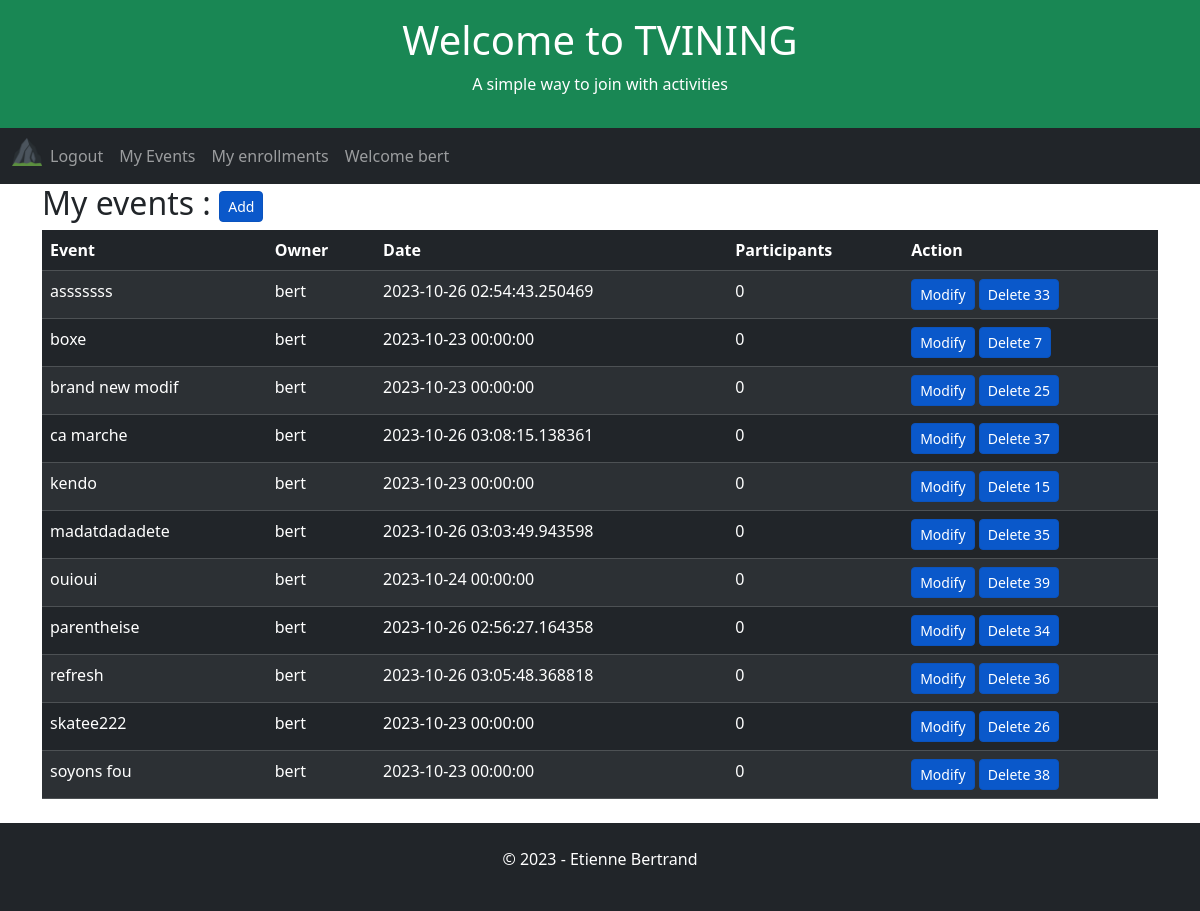
/user-events (signed in), run on an earlier commit of the app's database.
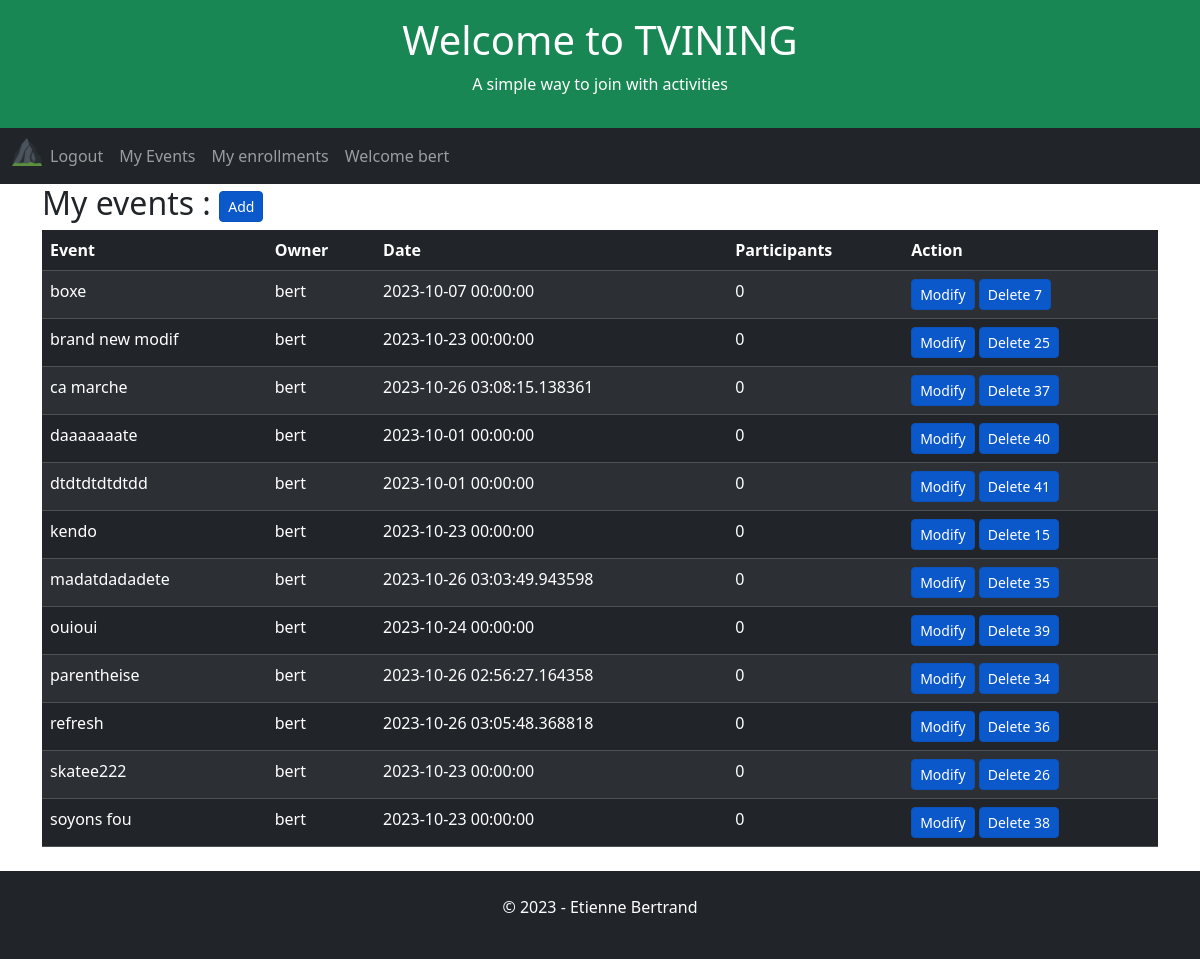
And on a later commit of the database.
### app/models.py (models this page shows, shortened)
class User(UserMixin, db.Model):
    id = db.Column(db.Integer, primary_key=True)
    username = db.Column(db.String(64), index=True, unique=True)
    email = db.Column(db.String(120), index=True, unique=True)
    password_hash = db.Column(db.String(128))

class Event(db.Model):
    id = db.Column(db.Integer, primary_key=True)
    user_id = db.Column(db.Integer, db.ForeignKey('user.id', name='fk_event_user'), nullable=False)
    title = db.Column(db.String(255), nullable=False)
    date = db.Column(db.DateTime, index=True, default=datetime.utcnow)

### app/routes.py (the view)
@app.route('/user-events', methods=['GET', 'POST', 'UPDATE'])
@login_required
def userEvents():
    global appName, appSlogan, appTitle, db
    user_id = current_user.id
    userEvents = db.session.query(
        Event.user_id,
        Event.id,
        User.username.label("owner"),
        Event.date,
        Event.title,
        func.count(Enrollment.user_id).label('participants')
    ).outerjoin(User, Event.user_id == User.id
    ).outerjoin(Enrollment, Event.id == Enrollment.event_id
    ).filter(
        Event.user_id == user_id
    ).group_by(
        Event.user_id,
        Event.date,
        Event.title
    ).order_by(
         func.count(Enrollment.user_id).label('participants').desc(),
         Event.title
    ).all()
    return render_template(
        'user-events.html',
        appName=appName,
        appTitle=appTitle,
        appSlogan=appSlogan,
        userEvents=userEvents
    )

### app/models.py (called while the page is built)
@login.user_loader
def load_user(id):
    return User.query.get(int(id))

### app/templates/user-events.html (shortened to what this page needs)
{% extends "home.html" %}
{% block content %}
    <h2>My events : <a href="{{ url_for('event') }}" class="btn btn-primary btn-sm active" role="button" aria-pressed="true">Add</a></h2>
        <table class="table table-dark table-hover table-striped">
            <thead>
            <tr>
                <th>Event</th>
                <th>Owner</th>
                <th>Date</th>
                <th>Participants</th>
                <th>Action</th>
            </tr>
            </thead>
            <tbody>
                {% for event in userEvents %}
                    <tr>
                        <td>{{ event.title }}</td>
                        <td>{{ event.owner }}</td>
                        <td>{{ event.date }}</td>
                        {% if event.participants > 0 %}
                        <td><a href="{{ url_for('eventEnrollments') }}/{{event.id}}" aria-pressed="true">{{ event.participants }}</a></td>
                        {% else %}
                        <td>{{ event.participants }}</td>
                    {% endif %}
                        <td>
                            <a href="{{ url_for('event') }}/{{event.id}}" class="btn btn-primary btn-sm active" role="button" aria-pressed="true">Modify</a>
                            <a href="{{ url_for('event') }}" class="btn btn-primary btn-sm active" role="button" aria-pressed="true" data-bs-toggle="modal" data-bs-target="#exampleModal" data-bs-whatever="{{event.id}}" >Delete {{ event.id }}</a>
                        </td>
                    </tr>
                {% endfor %}
            </tbody>
        </table>
{% endblock %}

### app/templates/home.html (shortened to what this page needs)
<!DOCTYPE html>
<html lang="en">
<head>
    <link href="https://cdn.jsdelivr.net/npm/bootstrap@5.3.2/dist/css/bootstrap.min.css" rel="stylesheet">
</head>
<body>
    <div class="p-3 bg-success text-white text-center">
    {% if appTitle %}
        <h1>{{ appTitle }}</h1>
        {% else %}
        <h1>hard coded appTitle xyz</h1>
    {% endif %}
    {% if appSlogan %}
        <p>{{ appSlogan }}</p>
        {% else %}
        <p>hard coded appSlogan xyz</p>
    {% endif %}
    </div>
    <nav class="navbar navbar-expand-lg bg-dark navbar-dark">
        <div class="container-fluid">
            <div class="collapse navbar-collapse" id="navbarNav">
            <ul class="navbar-nav">
                <li class="nav-item">
                    <a class="nav-brand" href="{{ url_for('index') }}">
                        <img src="{{ url_for('static', filename='/favicon_io/favicon-32x32.png') }}" width="30" height="30" alt="">
                    </a>
                </li>
                {% if current_user.is_anonymous %}
                <li class="nav-item">
                <a class="nav-link" href="{{ url_for('login') }}">Login</a>
                </li>
                <li class="nav-item">
                    <a class="nav-link" href="{{ url_for('register') }}">Subscribe</a>
                </li>
                {% else %}
                <li class="nav-item">
                    <a class="nav-link" href="{{ url_for('logout') }}">Logout</a>
                </li>
                <li class="nav-item">
                    <a class="nav-link" href="{{ url_for('userEvents') }}">My Events</a>
                </li>
                <li class="nav-item">
                    <a class="nav-link" href="{{ url_for('userEnrollments') }}">My enrollments</a>
                </li>
                <li class="nav-item">
                    <a class="nav-link" href="{{ url_for('index') }}">Welcome {{ current_user.username }}</a>
                </li>
                {% endif %}
            </ul>
            </div>
        </div>
    </nav>
    <div class="container">
        {% block content %}{% endblock %}
    </div>
    <div class="mt-4 p-4 bg-dark text-white text-center">
    <p>© 2023 - Etienne Bertrand</p>
    </div>
</body>
</html>

What changed in the data, as far as the page shows it:
removed Event: title "asssssss", owner "bert", date "2023-10-26 02:54:43.250469", participants "0", id "33"
changed Event "boxe": date "2023-10-23 00:00:00" → "2023-10-07 00:00:00"
added Event: title "daaaaaaate", owner "bert", date "2023-10-01 00:00:00", participants "0", id "40"
added Event: title "dtdtdtdtdtdd", owner "bert", date "2023-10-01 00:00:00", participants "0", id "41"
